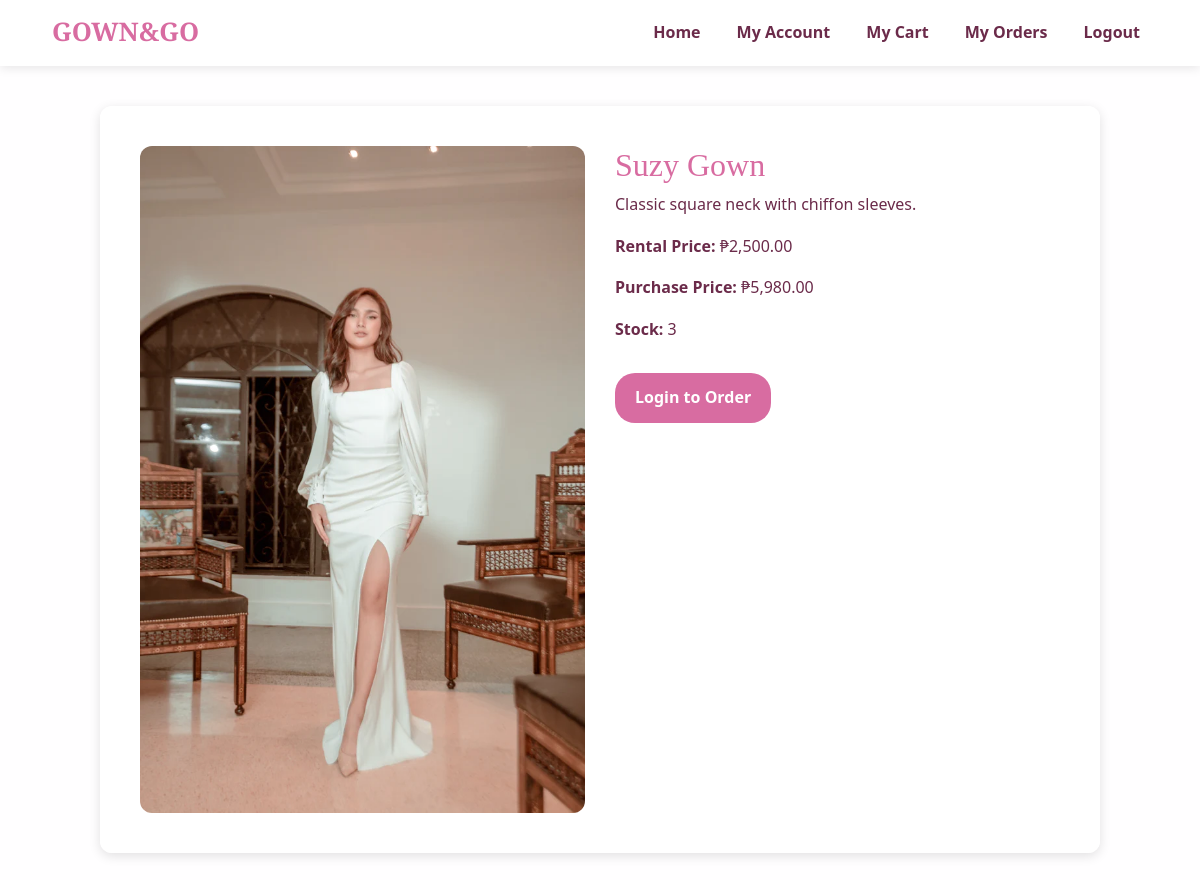
/gown_and_go/view_item.php?id=6, run on the app's committed database.
### tables this page shows
CREATE TABLE `items` (
  `item_id` int(11) NOT NULL,
  `name` varchar(255) NOT NULL,
  `description` text DEFAULT NULL,
  `rental_price` decimal(10,2) NOT NULL,
  `purchase_price` decimal(10,2) NOT NULL,
  `status` enum('Available','Out of Stock','Rented') NOT NULL DEFAULT 'Available',
  `stock` int(11) NOT NULL DEFAULT 0,
  `image` varchar(255) DEFAULT NULL,
  `created_at` datetime DEFAULT current_timestamp()
);

### gown_and_go/view_item.php (the view, shortened to what this page needs)
<?php
include 'config.php';
$item_id = intval($_GET['id']);
$stmt = $conn->prepare("
    SELECT item_id, name, description, rental_price, purchase_price, stock, image
    FROM items
    WHERE item_id = ?
    LIMIT 1
");
$stmt->bind_param("i", $item_id);
$stmt->execute();
$result = $stmt->get_result();
$item = $result->fetch_assoc();
$imagePath = (!empty($item['image']))
    ? "uploads/" . $item['image']
    : "https://via.placeholder.com/450x450?text=No+Image";
?>
<!DOCTYPE html>
<html lang="en">
<head>
<link rel="stylesheet" href="https://cdn.jsdelivr.net/npm/bootstrap@5.3.8/dist/css/bootstrap.min.css">
<link rel="stylesheet" href="inclusion/stylesheet.css">
</head>
<body>
    <?php include 'inclusion/nav.php'; ?>
<div class="item-container">
    <div>
        <img src="<?php echo $imagePath; ?>" alt="">
    </div>
    <div class="item-details">
        <h2><?php echo htmlspecialchars($item['name']); ?></h2>
        <p><?php echo nl2br(htmlspecialchars($item['description'])); ?></p>
        <p><strong>Rental Price:</strong>
            <?php echo ($item['rental_price'] > 0) ? "₱" . number_format($item['rental_price'], 2) : "N/A"; ?>
        </p>
        <p><strong>Purchase Price:</strong>
            <?php echo ($item['purchase_price'] > 0) ? "₱" . number_format($item['purchase_price'], 2) : "N/A"; ?>
        </p>
        <p><strong>Stock:</strong> <?php echo $item['stock']; ?></p>
        <?php if (!isset($_SESSION['user_id'])): ?>
            <a href="login.php" class="cta">Login to Order</a>
        <?php else: ?>
            <p>Admins cannot add to cart.</p>
        <?php endif; ?>
    </div>
</div>
</body>
</html>

### gown_and_go/inclusion/stylesheet.css (style rules this page uses)
* { box-sizing: border-box; }
html, body { margin: 0; padding: 0; box-sizing: border-box; }
body { font-family: 'Segoe UI', Tahoma, Geneva, Verdana, sans-serif; background: url('https://i.pinimg.com/1200x/63/01/8a/63018a11c5ad770ed2eec2d2587cea74.jpg') no-repeat center center fixed; background-size: cover; color: #6b2b4a; line-height: 1.6; position: relative; }
body::before { content: ""; position: fixed; inset: 0; background-color: rgba(245, 230, 240, 0.04); z-index: -1; }

### gown_and_go/view_item.php (style rules this page uses)
.item-container { max-width: 1000px; margin: 40px auto; background: rgba(255,255,255,0.95); border-radius: 12px; box-shadow: 0 3px 12px rgba(0,0,0,0.12); padding: 40px; display: grid; grid-template-columns: 1fr 1fr; gap: 30px; }
.item-container img { width: 100%; border-radius: 12px; object-fit: cover; }
.item-details h2 { margin-top: 0; font-family: 'Playfair Display', serif; color: #d86ca1; font-size: 2rem; }
.cta { background-color: #d86ca1; color: #fff; padding: 12px 20px; border-radius: 20px; text-decoration: none; font-weight: bold; display: inline-block; margin-top: 15px; }

### data on the page
items: image (picture), name "Suzy Gown", description "Classic square neck with chiffon sleeves.", rental_price "2,500.00", purchase_price "5,980.00", stock "3"
